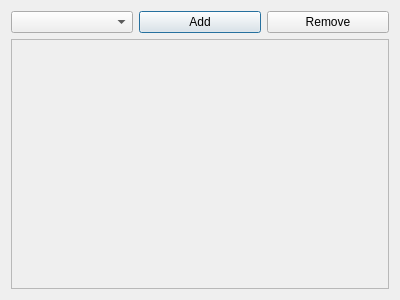
<ui version="4.0" >
 <class>addDaily</class>
 <widget class="QDialog" name="addDaily" >
  <property name="geometry" >
   <rect>
    <x>0</x>
    <y>0</y>
    <width>400</width>
    <height>300</height>
   </rect>
  </property>
  <property name="windowTitle" >
   <string>Add Daily Program</string>
  </property>
  <property name="windowIcon" >
   <iconset resource="../onewire.qrc" >
    <normaloff>:/images/images/kfm_home.png</normaloff>:/images/images/kfm_home.png</iconset>
  </property>
  <layout class="QGridLayout" >
   <item row="0" column="0" >
    <widget class="QComboBox" name="comboBox" />
   </item>
   <item row="0" column="1" >
    <widget class="QPushButton" name="pushButtonAdd" >
     <property name="text" >
      <string>Add</string>
     </property>
    </widget>
   </item>
   <item row="0" column="2" >
    <widget class="QPushButton" name="pushButtonRemove" >
     <property name="text" >
      <string>Remove</string>
     </property>
    </widget>
   </item>
   <item row="1" column="0" colspan="3" >
    <widget class="QFrame" name="frame" >
     <property name="frameShape" >
      <enum>QFrame::StyledPanel</enum>
     </property>
     <property name="frameShadow" >
      <enum>QFrame::Raised</enum>
     </property>
    </widget>
   </item>
  </layout>
 </widget>
 <resources>
  <include location="../onewire.qrc" />
 </resources>
 <connections/>
</ui>
